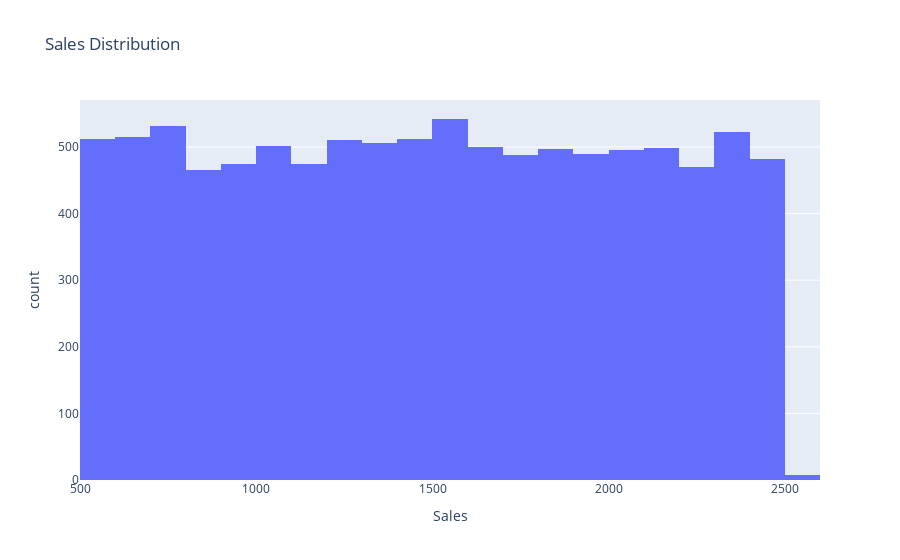

Here is the notebook cell this chart was saved with:
### Code cell
# histogram of sales
fig = px.histogram(df, x='Sales', nbins=30, title='Sales Distribution')
fig.show()

### Figure 1 — Plotly figure (JSON) as saved in the notebook; plotly's stock layout.template omitted (floating-point values rounded to 4 significant figures; data arrays with more than 128 entries replaced by an {"elided": "..."} marker saying what was removed)
{"data": [{"alignmentgroup": "True", "bingroup": "x", "hovertemplate": "Sales=%{x}<br>count=%{y}<extra></extra>", "legendgroup": "", "marker": {"color": "#636efa", "pattern": {"shape": ""}}, "name": "", "nbinsx": 30, "offsetgroup": "", "orientation": "v", "showlegend": false, "type": "histogram", "x": {"elided": "9994 int values"}, "xaxis": "x", "yaxis": "y"}], "layout": {"autosize": true, "barmode": "relative", "legend": {"tracegroupgap": 0}, "title": {"text": "Sales Distribution"}, "xaxis": {"anchor": "y", "autorange": true, "domain": [0, 1], "range": [499.5, 2600.0], "title": {"text": "Sales"}, "type": "linear"}, "yaxis": {"anchor": "x", "autorange": true, "domain": [0, 1], "range": [0, 570.5], "title": {"text": "count"}}}}
